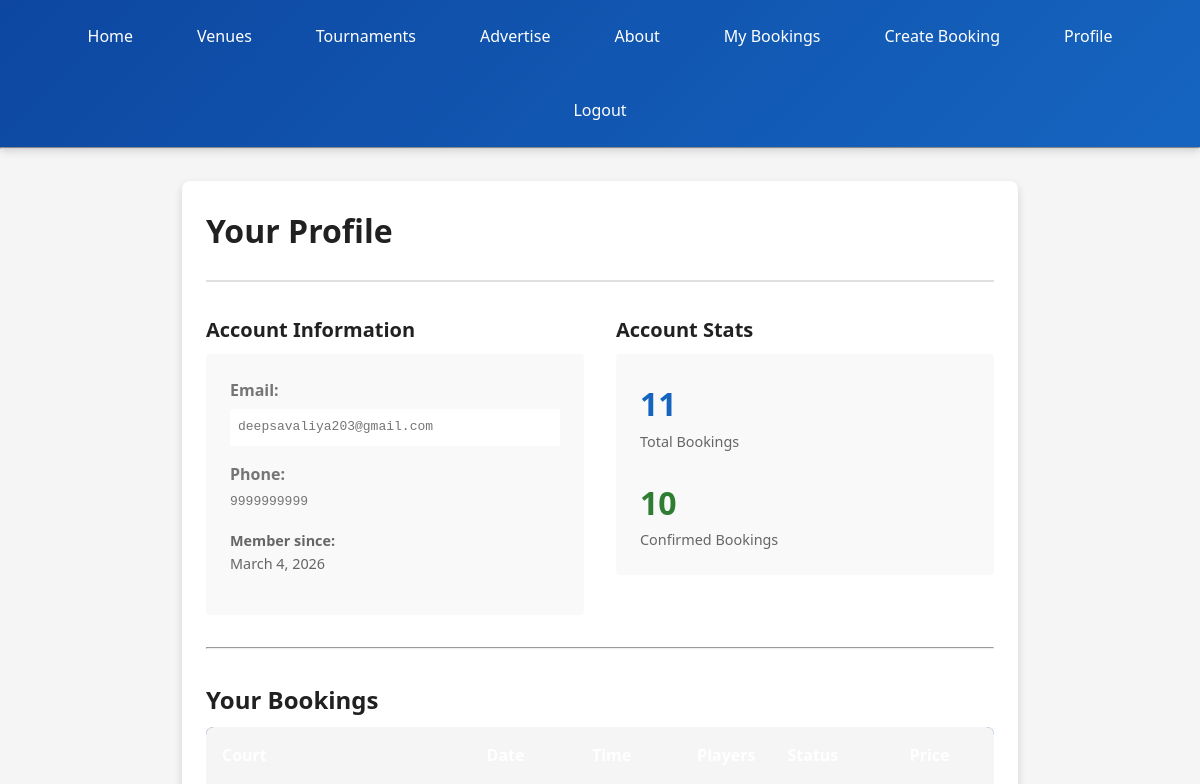
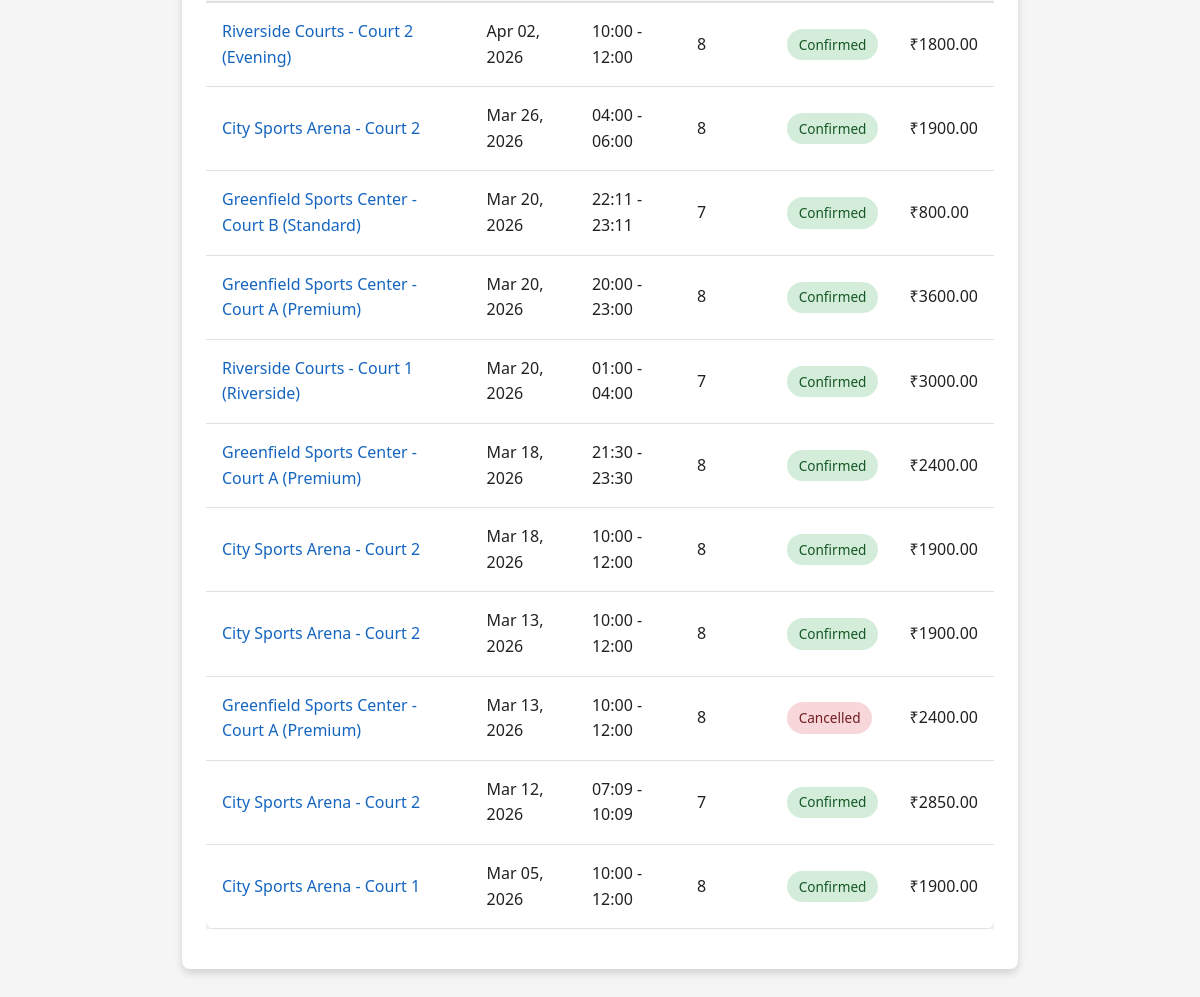
Page /profile/ (signed in) on the committed database (2 pictures, top to bottom).
### user/models.py (models this page shows, shortened)
class CustomUser(AbstractUser):
    username = None  # remove username
    email = models.EmailField(unique=True)
    phone = models.CharField(max_length=10, blank=True)
    USERNAME_FIELD = 'email'
    REQUIRED_FIELDS = []
    objects = CustomUserManager()

### booking/models.py (models this page shows, shortened)
class Booking(models.Model):
    STATUS_CHOICES = (
        ('confirmed', 'Confirmed'),
        ('cancelled', 'Cancelled'),
        ('pending', 'Pending'),
        ('completed', 'Completed'),
    )
    user = models.ForeignKey(settings.AUTH_USER_MODEL, related_name='bookings', on_delete=models.CASCADE)
    court = models.ForeignKey(Court, related_name='bookings', on_delete=models.CASCADE)
    date = models.DateField()
    start_time = models.TimeField()
    end_time = models.TimeField()
    number_of_players = models.PositiveIntegerField(default=8)
    total_price = models.DecimalField(max_digits=10, decimal_places=2, default=0)
    status = models.CharField(max_length=20, choices=STATUS_CHOICES, default='pending')
    notes = models.TextField(blank=True)
    created_at = models.DateTimeField(auto_now_add=True)
    updated_at = models.DateTimeField(auto_now=True)
    class Meta:
        ordering = ['-date', 'start_time']
        unique_together = ('court', 'date', 'start_time', 'status')

class Court(models.Model):
    venue = models.ForeignKey(Venue, related_name='courts', on_delete=models.CASCADE)
    name = models.CharField(max_length=50)
    capacity = models.PositiveIntegerField(default=8)
    price_per_hour = models.DecimalField(max_digits=10, decimal_places=2, default=500)
    description = models.TextField(blank=True)
    is_active = models.BooleanField(default=True)
    class Meta:
        ordering = ['name']
    def __str__(self):
        return f"{self.venue.name} - {self.name}"

class Venue(models.Model):
    name = models.CharField(max_length=100)
    address = models.TextField(blank=True)
    city = models.CharField(max_length=100, blank=True)
    phone = models.CharField(max_length=15, blank=True)
    email = models.EmailField(blank=True)
    description = models.TextField(blank=True)
    rating = models.FloatField(default=4.5, validators=[MinValueValidator(0), MaxValueValidator(5)])
    created_at = models.DateTimeField(default=timezone.now)
    class Meta:
        ordering = ['name']

### user/views.py (the view)
# urls.py: path('profile/', profile_view, name='profile'),
@login_required
def profile_view(request):
    bookings = request.user.bookings.all().order_by('-date', '-start_time')
    for booking in bookings:
        if not booking.total_price or booking.total_price == 0:
            booking.calculate_price()
            booking.save()
    context = {
        'bookings': bookings,
        'total_bookings': bookings.count(),
        'confirmed_bookings': bookings.filter(status='confirmed').count(),
    }
    return render(request, 'profile.html', context)

### booking/context_processors.py (called while the page is built)
def active_ads(request):
    today = timezone.now().date()
    active_ads_qs = Advertisement.objects.filter(is_active=True, start_date__lte=today, end_date__gte=today)
    ads_by_position = {choice[0]: [] for choice in Advertisement.POSITION_CHOICES}
    for ad in active_ads_qs:
        ads_by_position.setdefault(ad.position, []).append(ad)
    return {
        'active_ads': ads_by_position,
    }

### myproject/context_processors.py (called while the page is built)
def admin_email(request):
    return {'ADMIN_EMAIL': settings.ADMIN_EMAIL}

### templates/profile.html (shortened to what this page needs)
{% extends 'base.html' %}
{% block content %}
<div class="container" style="max-width: 900px; margin: 2rem auto;">
    <div class="card">
        <div class="card-header">
            <h2>Your Profile</h2>
        </div>
        <div class="card-body">
            <div style="display: grid; grid-template-columns: 1fr 1fr; gap: 2rem;">
                <div>
                    <h4>Account Information</h4>
                    <div style="background-color: #f9f9f9; padding: 1.5rem; border-radius: 4px;">
                        <p>
                            <strong>Email:</strong><br>
                            <code style="background: white; padding: 0.5rem; border-radius: 3px; display: block; margin-top: 0.3rem;">{{ user.email }}</code>
                        </p>
                        {% if user.phone %}
                            <p style="margin-top: 1rem;">
                                <strong>Phone:</strong><br>
                                <span style="font-family: monospace;">{{ user.phone }}</span>
                            </p>
                        {% endif %}
                        <p style="margin-top: 1rem; font-size: 0.9rem; color: #666;">
                            <strong>Member since:</strong><br>
                            {{ user.date_joined|date:"F j, Y" }}
                        </p>
                    </div>
                </div>
                <div>
                    <h4>Account Stats</h4>
                    <div style="background-color: #f9f9f9; padding: 1.5rem; border-radius: 4px;">
                        <div style="margin-bottom: 1.5rem;">
                            <div style="font-size: 2rem; font-weight: bold; color: var(--primary-color);">{{ total_bookings }}</div>
                            <div style="font-size: 0.9rem; color: #666;">Total Bookings</div>
                        </div>
                        <div>
                            <div style="font-size: 2rem; font-weight: bold; color: var(--success-color);">{{ confirmed_bookings }}</div>
                            <div style="font-size: 0.9rem; color: #666;">Confirmed Bookings</div>
                        </div>
                    </div>
                </div>
            </div>
            <hr style="margin: 2rem 0;">
            <h3>Your Bookings</h3>
            {% if bookings %}
                <div style="overflow-x: auto;">
                    <table style="width: 100%; border-collapse: collapse;">
                        <thead>
                            <tr style="background-color: var(--neutral-bg); border-bottom: 2px solid var(--neutral-border);">
                                <th style="padding: 1rem; text-align: left;">Court</th>
                                <th style="padding: 1rem; text-align: left;">Date</th>
                                <th style="padding: 1rem; text-align: left;">Time</th>
                                <th style="padding: 1rem; text-align: left;">Players</th>
                                <th style="padding: 1rem; text-align: left;">Status</th>
                                <th style="padding: 1rem; text-align: left;">Price</th>
                            </tr>
                        </thead>
                        <tbody>
                            {% for b in bookings %}
                                <tr style="border-bottom: 1px solid var(--neutral-border); hover: background-color: #f5f5f5;">
                                    <td style="padding: 1rem;"><a href="/booking/{{ b.pk }}/" style="color: var(--primary-color); text-decoration: none;">{{ b.court }}</a></td>
                                    <td style="padding: 1rem;">{{ b.date|date:"M d, Y" }}</td>
                                    <td style="padding: 1rem;">{{ b.start_time|time:"H:i" }} - {{ b.end_time|time:"H:i" }}</td>
                                    <td style="padding: 1rem;">{{ b.number_of_players }}</td>
                                    <td style="padding: 1rem;">
                                        <span style="display: inline-block; padding: 0.3rem 0.7rem; border-radius: 20px; font-size: 0.85rem;
                                            {% if b.status == 'confirmed' %}background-color: #d4edda; color: #155724;
                                            {% elif b.status == 'cancelled' %}background-color: #f8d7da; color: #721c24;
                                            {% elif b.status == 'completed' %}background-color: #cfe2ff; color: #084298;
                                            {% else %}background-color: #fff3cd; color: #856404;{% endif %}">
                                            {{ b.get_status_display }}
                                        </span>
                                    </td>
                                    <td style="padding: 1rem; font-weight: 500;">₹{{ b.total_price }}</td>
                                </tr>
                            {% endfor %}
                        </tbody>
                    </table>
                </div>
            {% else %}
                <div style="background-color: #f0f0f0; padding: 2rem; border-radius: 4px; text-align: center;">
                    <p style="color: #666; margin-bottom: 1rem;">No bookings yet. Start by creating your first booking!</p>
                    <a href="/booking/create/" class="btn">Create Booking</a>
                </div>
            {% endif %}
        </div>
    </div>
</div>
{% endblock %}

### static/css/style.css (style rules this page uses)
:root { --primary-color: #1565c0; --primary-dark: #0d47a1; --primary-light: #42a5f5; --accent-color: #ff6f00; --success-color: #2e7d32; --danger-color: #c62828; --warning-color: #f57c00; --neutral-bg: #f5f5f5; --neutral-border: #e0e0e0; --text-primary: #212121; --text-secondary: #757575; --shadow-sm: 0 2px 4px rgba(0,0,0,0.1); --shadow-md: 0 4px 8px rgba(0,0,0,0.15); --shadow-lg: 0 8px 16px rgba(0,0,0,0.2); }
* { margin: 0; padding: 0; box-sizing: border-box; }
html { scroll-behavior: smooth; }
body { font-family: 'Segoe UI', Tahoma, Geneva, Verdana, sans-serif; background-color: var(--neutral-bg); color: var(--text-primary); line-height: 1.6; }
h1, h2, h3, h4, h5, h6 { font-weight: 600; margin-bottom: 0.5rem; color: var(--text-primary); }
h2 { font-size: 2rem; }
h3 { font-size: 1.5rem; }
h4 { font-size: 1.25rem; }
p { color: var(--text-secondary); margin-bottom: 1rem; }
a { color: var(--primary-color); text-decoration: none; transition: color 0.3s ease; }
.container { max-width: 1200px; margin: 2rem auto; padding: 0 2rem; width: 100%; }
.card { background: white; border-radius: 8px; padding: 1.5rem; box-shadow: var(--shadow-md); transition: all 0.3s ease; margin-bottom: 1.5rem; }
.card-header { border-bottom: 2px solid var(--neutral-border); padding-bottom: 1rem; margin-bottom: 1rem; }
.card-body { padding: 1rem 0; }
table { width: 100%; border-collapse: collapse; background: white; border-radius: 8px; overflow: hidden; box-shadow: var(--shadow-md); }
thead { background: linear-gradient(135deg, var(--primary-dark), var(--primary-color)); color: white; }
th { padding: 1rem; text-align: left; font-weight: 600; }
td { padding: 1rem; border-bottom: 1px solid var(--neutral-border); }

### rows in the picture
CustomUser: email "deepsavaliya203@gmail.com", phone "9999999999", date_joined "March 4, 2026"
Booking: court "Riverside Courts - Court 2 (Evening)", date "Apr 02, 2026", start_time "10:00", end_time "12:00", number_of_players "8", status "Confirmed", total_price "1800.00"
Booking: court "City Sports Arena - Court 2", date "Mar 26, 2026", start_time "04:00", end_time "06:00", number_of_players "8", status "Confirmed", total_price "1900.00"
Booking: court "Greenfield Sports Center - Court B (Standard)", date "Mar 20, 2026", start_time "22:11", end_time "23:11", number_of_players "7", status "Confirmed", total_price "800.00"
Booking: court "Greenfield Sports Center - Court A (Premium)", date "Mar 20, 2026", start_time "20:00", end_time "23:00", number_of_players "8", status "Confirmed", total_price "3600.00"
Booking: court "Riverside Courts - Court 1 (Riverside)", date "Mar 20, 2026", start_time "01:00", end_time "04:00", number_of_players "7", status "Confirmed", total_price "3000.00"
Booking: court "Greenfield Sports Center - Court A (Premium)", date "Mar 18, 2026", start_time "21:30", end_time "23:30", number_of_players "8", status "Confirmed", total_price "2400.00"
Booking: court "City Sports Arena - Court 2", date "Mar 18, 2026", start_time "10:00", end_time "12:00", number_of_players "8", status "Confirmed", total_price "1900.00"
Booking: court "City Sports Arena - Court 2", date "Mar 13, 2026", start_time "10:00", end_time "12:00", number_of_players "8", status "Confirmed", total_price "1900.00"
Booking: court "Greenfield Sports Center - Court A (Premium)", date "Mar 13, 2026", start_time "10:00", end_time "12:00", number_of_players "8", status "Cancelled", total_price "2400.00"
Booking: court "City Sports Arena - Court 2", date "Mar 12, 2026", start_time "07:09", end_time "10:09", number_of_players "7", status "Confirmed", total_price "2850.00"
Booking: court "City Sports Arena - Court 1", date "Mar 05, 2026", start_time "10:00", end_time "12:00", number_of_players "8", status "Confirmed", total_price "1900.00"

### other values in the picture
{{ total_bookings }} "11"
{{ confirmed_bookings }} "10"
